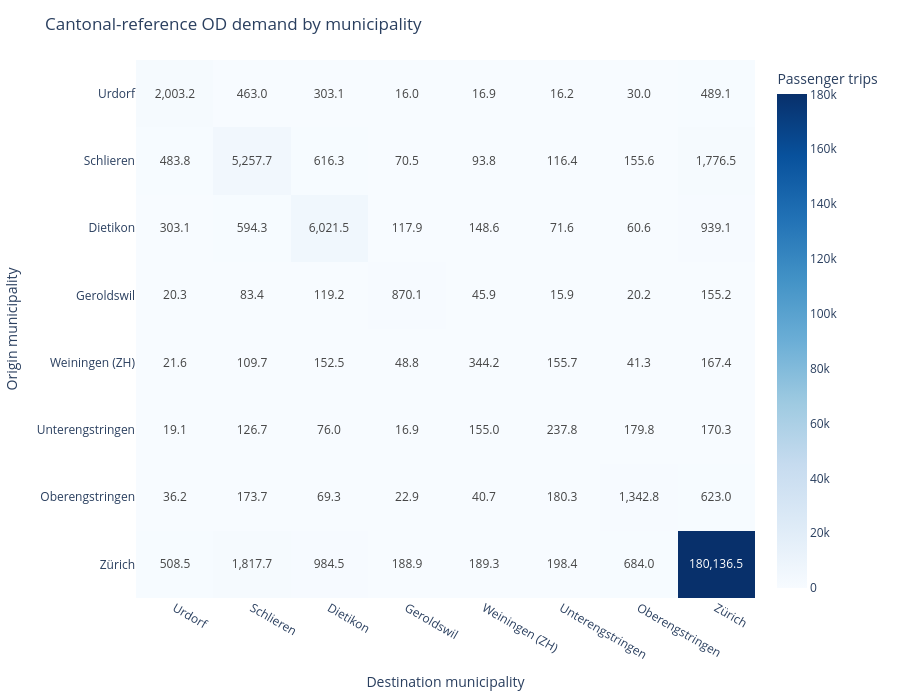

Notebook cell for this chart:
### Markdown cell above
## 1.4 Baseline Travel Demand & Desire Lines (tutorial/supporting task + mandatory task)

To understand where people travel along the Zürich–Winterthur corridor, we visualize **desire lines**  and **OD-matrices** at various levels of spatial resolution. 

Below, for instance, you can visualize how travel demand is distributed if we aggregate it by Municipality and therefore see which ones exhibit the strongest demand.

> **OD-inspection and model validation**
>
> The following analyses help assess whether the model produces plausible travel patterns before its outputs are used in later stages. Compare internal, inbound, outbound, and pass-through demand with independent evidence, such as observed transport data, official statistics, previous studies, CBA assumptions, or projects from earlier course editions.
>

**IMPORTANT: these values represent peak-hour evening travel demand in the Canton of Zurich, i.e. only travel demand on a "regular" weekday between 17:00-18:00**

Here below, you can start inspecting the data by analysing the travel demand between pairs of municipalities (i.e., OD pairs).

### Code cell
MUNICIPALITY_OD_FIGURE = tmi.municipality_od_explorer(
    ctx,
    p.CORRIDOR_MUNICIPALITIES,
)

display(MUNICIPALITY_OD_FIGURE)

### Figure 1 — Plotly figure (JSON) as saved in the notebook; plotly's stock layout.template omitted (floating-point values rounded to 4 significant figures)
{"data": [{"colorbar": {"title": {"text": "Passenger trips"}}, "colorscale": [[0, "rgb(247,251,255)"], [0.125, "rgb(222,235,247)"], [0.25, "rgb(198,219,239)"], [0.375, "rgb(158,202,225)"], [0.5, "rgb(107,174,214)"], [0.625, "rgb(66,146,198)"], [0.75, "rgb(33,113,181)"], [0.875, "rgb(8,81,156)"], [1, "rgb(8,48,107)"]], "hovertemplate": "Origin: %{y}<br>Destination: %{x}<br>Peak-hour passenger trips: %{z:,.1f}<extra></extra>", "text": [[2003.0, 463.0, 303.1, 16.0, 16.9, 16.2, 30.0, 489.1], [483.8, 5258.0, 616.3, 70.5, 93.8, 116.4, 155.6, 1776.0], [303.1, 594.3, 6022.0, 117.9, 148.6, 71.6, 60.6, 939.1], [20.3, 83.4, 119.2, 870.1, 45.9, 15.9, 20.2, 155.2], [21.6, 109.7, 152.5, 48.8, 344.2, 155.7, 41.3, 167.4], [19.1, 126.7, 76.0, 16.9, 155.0, 237.8, 179.8, 170.3], [36.2, 173.7, 69.3, 22.9, 40.7, 180.3, 1343.0, 623.0], [508.5, 1818.0, 984.5, 188.9, 189.3, 198.4, 684.0, 180100.0]], "texttemplate": "%{text:,.1f}", "type": "heatmap", "x": ["Urdorf", "Schlieren", "Dietikon", "Geroldswil", "Weiningen (ZH)", "Unterengstringen", "Oberengstringen", "Zürich"], "y": ["Urdorf", "Schlieren", "Dietikon", "Geroldswil", "Weiningen (ZH)", "Unterengstringen", "Oberengstringen", "Zürich"], "z": [[2003.0, 463.0, 303.1, 16.02, 16.88, 16.23, 29.99, 489.1], [483.8, 5258.0, 616.3, 70.49, 93.81, 116.4, 155.6, 1776.0], [303.1, 594.3, 6021.0, 117.9, 148.6, 71.59, 60.58, 939.1], [20.25, 83.37, 119.2, 870.1, 45.94, 15.94, 20.19, 155.2], [21.61, 109.7, 152.5, 48.75, 344.2, 155.7, 41.27, 167.4], [19.11, 126.7, 75.97, 16.87, 155.0, 237.8, 179.8, 170.3], [36.25, 173.7, 69.35, 22.91, 40.67, 180.3, 1343.0, 623.0], [508.5, 1818.0, 984.5, 188.9, 189.3, 198.4, 684.0, 180100.0]]}], "layout": {"height": 700, "margin": {"b": 20, "l": 20, "r": 20, "t": 60}, "title": {"text": "Cantonal-reference OD demand by municipality"}, "xaxis": {"title": {"text": "Destination municipality"}}, "yaxis": {"autorange": "reversed", "title": {"text": "Origin municipality"}}}}
